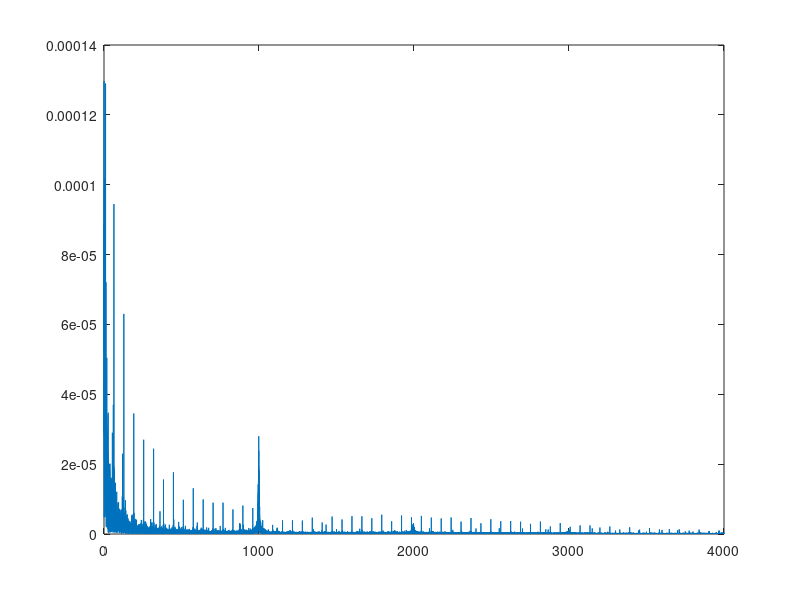

MATLAB code to generate this figure:
Fs = 8000;
T  = 1/Fs;
y = load('datos.txt');
L = length(y);
t = (1:L)*T;
plot(t, y)

Y = fft(y);
P = abs(Y/L);
P = P(1:floor(L/2)+1);
P(2:end-1) = 2*P(2:end-1);
f = Fs*(0:floor(L/2))/L;
plot(f, P)

fprintf('Señal y(t) contenida en el archivo ''datos.txt'':\n')
fprintf('* Cantidad de datos: %d\n', L)
fprintf('* Duracion         : %.5f s\n', max(t))
fprintf('* Valor medio      : %.5f\n', mean(y))
